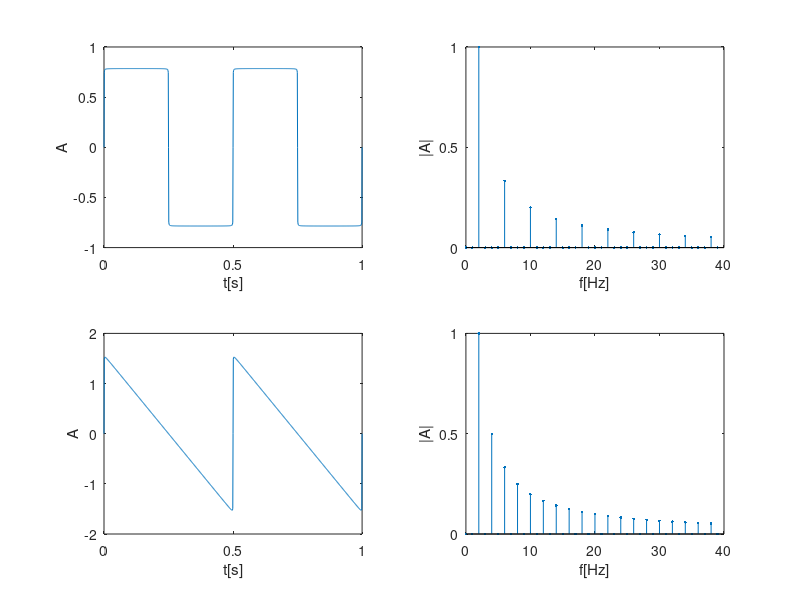

This chart was generated by the following MATLAB code:
clear all; close all; clc;
f = 2; %Hz
Fs = 1000; %Hz
t = 0:1/Fs:1;
N = 1000; %prvků

F = 0:Fs/N:Fs/2-Fs/N;
x1 = cos(2*pi*f*t-pi/2);
x2 = cos(2*pi*f*t-pi/2);


for i = 3:2:N
    x1 = x1 + (1/i)*cos(2*pi*i*f*t-pi/2);
end

for i = 2:1:N
    x2 = x2 + (1/i)*cos(2*pi*i*f*t-pi/2);
end

X1 = fft(x1,N);
X2 = fft(x2,N);

subplot(2,2,1);
plot(t,x1);
xlabel("t[s]"); ylabel("A"); xticks([0 0.5 1]);
subplot(2,2,2);
stem(F(1:40),1/(N/2)*abs(X1(1:40)),".")
xlabel("f[Hz]"); ylabel("|A|"); yticks([0 0.5 1]);
subplot(2,2,3);
plot(t,x2);
xlabel("t[s]"); ylabel("A"); xticks([0 0.5 1]);
subplot(2,2,4);
stem(F(1:40),1/(N/2)*abs(X2(1:40)),".")
xlabel("f[Hz]"); ylabel("|A|"); yticks([0 0.5 1]);
